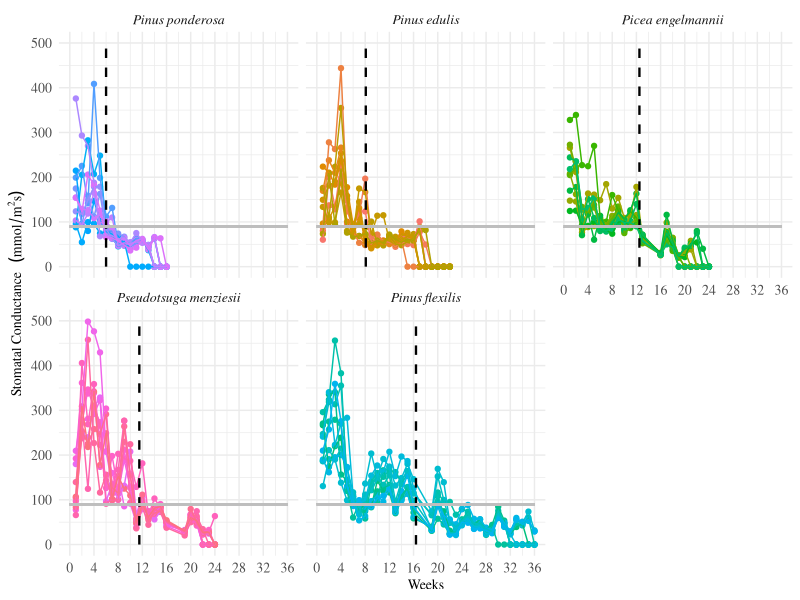

This chart was generated by the following R code:
#Data viz - Figure 4 porometer
#Alexandra Lalor
#allielalor@arizona.edu
#allielalor@gmail.com
#First created: 2022-12-10
#Last updated: 2022-12-10

#load packages
library(tidyverse)
library(RColorBrewer)

#read csvs
Phase1_Data_All <- read_csv("data_analysis/Phase1_Data_All.csv")
#Phase1_Data_Porometer  <- read_csv("data_analysis/Phase1_Data_Porometer.csv")
#Phase1_Data_Porometer_Avg  <- read_csv("data_analysis/Phase1_Data_Porometer_Avg.csv")

Phase1_Data_All_p <- Phase1_Data_All %>%
  mutate(Legend = ScientificName)
Phase1_Data_All_p$Legend <- as.factor(Phase1_Data_All_p$Legend)
Phase1_Data_All_p <-
  transform(Phase1_Data_All_p, Legend = factor(Legend, levels = c("Pinus ponderosa", "Pinus edulis", "Picea engelmannii", "Pseudotsuga menziesii", "Pinus flexilis")))
levels(Phase1_Data_All_p$Legend)

#filter data
Phase1_Data_All_p <- Phase1_Data_All_p %>% 
  filter(Treatment_temp == "Ambient", Treatment_water == "Drought",
         !is.na(Porometer_Est))

#make label for permanent stomatal closure segment
Phase1_Data_All_p %>% 
  group_by(Legend) %>% 
  summarize(Stress_Week_Avg = mean(Stress_Week_Avg_Porometer))

label <- data.frame(x = c(6.0, 8.1, 12.5, 11.5, 16.4),
                    Legend = factor(c("Pinus ponderosa","Pinus edulis", "Picea engelmannii", "Pseudotsuga menziesii", "Pinus flexilis"), 
                                    levels = c("Pinus ponderosa", "Pinus edulis", "Picea engelmannii", "Pseudotsuga menziesii", "Pinus flexilis")))

#define custom color scale
myColorsPaired <- c("#6A3D9A", "#CAB2D6", "#FF7F00", "#FDBF6F",  "#33A02C", "#B2DF8A", "#E31A1C", "#FB9A99", "#1F78B4", "#A6CEE3")
myColorsDark <- c("#6A3D9A", "#FF7F00", "#33A02C", "#E31A1C", "#1F78B4")
myColorsLight <- c("#CAB2D6", "#FDBF6F", "#B2DF8A", "#FB9A99", "#A6CEE3")
names(myColorsPaired) <- levels(Phase1_Data_All_p$Legend)
names(myColorsDark) <- levels(Phase1_Data_All_p$Legend)
names(myColorsLight) <- levels(Phase1_Data_All_p$Legend)

custom_colors <- scale_colour_manual(values = myColorsLight)
custom_colors_fill <- scale_fill_manual(values = myColorsDark)

#Graph
Phase1_Data_All_p %>% 
  ggplot(aes(x
             = Week,
             y = Porometer_Est,
             color = SpeciesID)) +
  geom_point() +
  geom_line() +
  geom_segment(data = label,
               aes(x = x, xend = x,
                   y = 0, yend = 500),
               color = "black",
               linetype = "dashed",
               size = 0.8) +
  geom_segment(aes(x = 0, xend = 36,
                   y = 90, yend = 90),
               color = "grey",
               linetype = "solid",
               size = 0.8) +
  ylim(0, 500) +
  scale_x_continuous(breaks = seq(0 , 36, by = 4)) +
  facet_wrap(~Legend) +
  xlab("Weeks") +
  ylab(bquote("Stomatal Conductance  "~(mmol/m^2*s))) +
  #labs(caption = "\nFIGURE 4 | Stomatal Conductance of Juveniles under Droughted and Ambient Treatments.\nThe black dotted line shows the average time of permanent stomatal closure (n = 10 per species), when \nmeasurements were consistently at or below a minimum value of 90 mmol m-2s-1 (solid gray horizonal line).") +
  #custom_colors +
  theme_minimal() +
  theme(legend.position="none",
        text = element_text(family = "serif", size = 10),
        #axis.title.y = element_markdown(),
        axis.text = element_text(size = 10),
        legend.text = element_text(size = 10),
        strip.text.x = element_text(size = 10, face = "italic"),
        plot.caption = element_text(hjust = 0,
                                    family = "serif",
                                    size = 10))